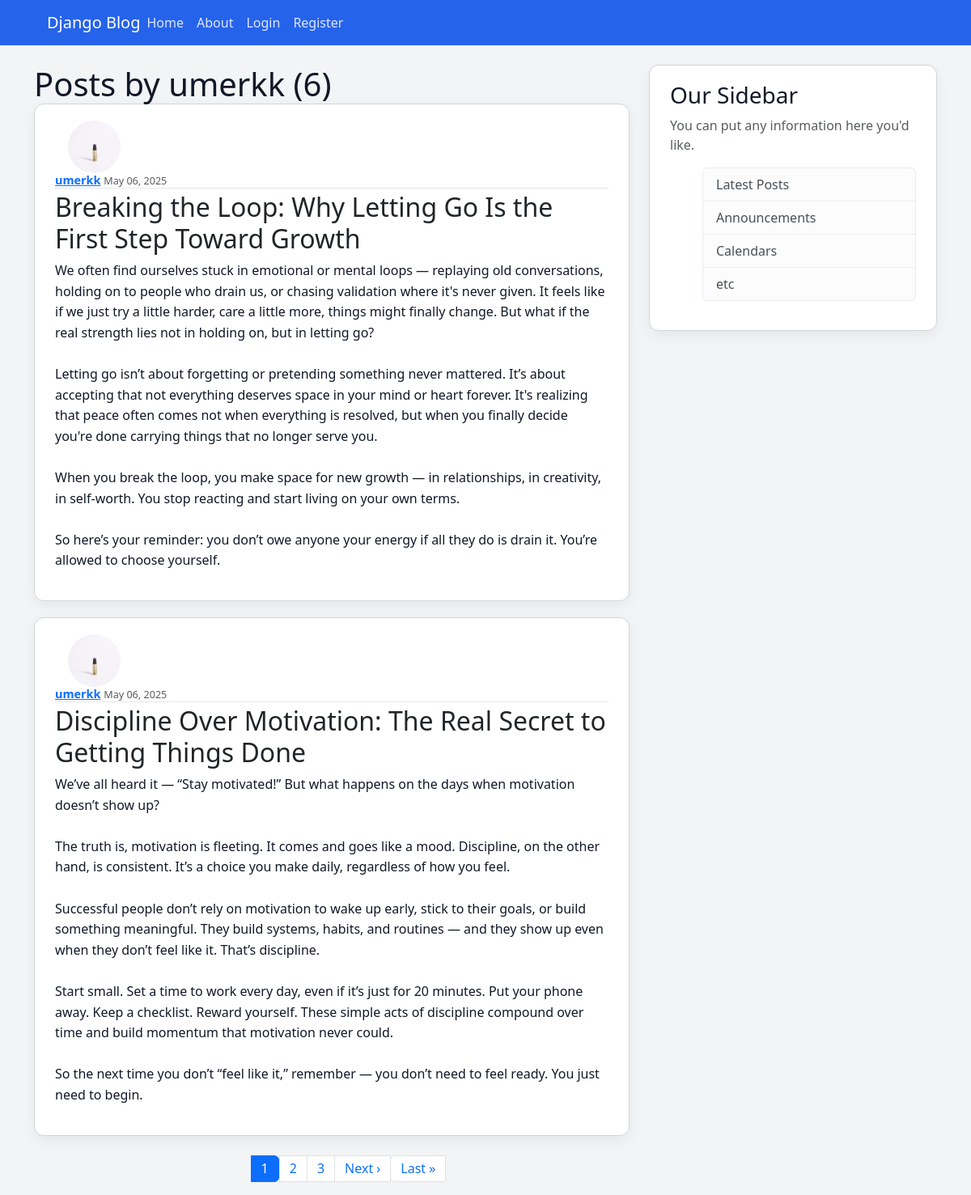
The app's page /blog/user/umerkk with its own data.
### blog/models.py (models this page shows, shortened)
class Post(models.Model):
    title=models.CharField(max_length=100)
    content=models.TextField()
    date_posted=models.DateTimeField(default=timezone.now)
    author=models.ForeignKey(User, on_delete=models.CASCADE)

### users/models.py (models this page shows, shortened)
class Profile(models.Model):
    user= models.OneToOneField(User, on_delete=models.CASCADE)
    image= models.ImageField(default='default.jpg', upload_to='profile_pics')

### blog/views.py (the view)
# urls.py: path('user/<str:username>', UserPostListView.as_view(), name='user-post'),
class UserPostListView(ListView):
    model= Post
    template_name= 'blog/user_posts.html'
    context_object_name= 'posts'
    paginate_by= 2
    def get_queryset(self):
        user= get_object_or_404(User, username=self.kwargs.get('username'))
        return Post.objects.filter(author=user).order_by('-date_posted')

### blog/templates/blog/user_posts.html (shortened to what this page needs)
{% extends "blog/base.html" %}
{% block abs %}
  <h1> Posts by {{ view.kwargs.username }} ({{page_obj.paginator.count}})
  {% for post in posts %}
    <article class="media content-section">
      <img class="rounded-circle article-img me-3" src="{{ post.author.profile.image.url }}">
      <div class="media-body">
        <div class="article-metadata">
          <a class="mr-2 fw-bold" href="{% url 'user-post' post.author.username%}">{{ post.author }}</a>
          <small class="text-muted">{{ post.date_posted|date:"F d, Y" }}</small>
        </div>
        <h2>
          <a class="article-title text-dark text-decoration-none" href="{% url 'post-detail' post.id %}">
            {{ post.title }}
          </a>
        </h2>
        <p class="article-content">{{ post.content }}</p>
      </div>
    </article>
  {% endfor %}
  {% if is_paginated %}
    <nav aria-label="Page navigation">
      <ul class="pagination justify-content-center mt-4">
        {% for num in page_obj.paginator.page_range %}
          {% if num > page_obj.number|add:'-3' and num < page_obj.number|add:'3' %}
            {% if page_obj.number == num %}
              <li class="page-item active" aria-current="page">
                <span class="page-link">{{ num }}</span>
              </li>
            {% else %}
              <li class="page-item">
                <a class="page-link" href="?page={{ num }}">{{ num }}</a>
              </li>
            {% endif %}
          {% endif %}
        {% endfor %}
        {% if page_obj.has_next %}
          <li class="page-item">
            <a class="page-link" href="?page={{ page_obj.next_page_number }}">Next ›</a>
          </li>
          <li class="page-item">
            <a class="page-link" href="?page={{ page_obj.paginator.num_pages }}">Last &raquo;</a>
          </li>
        {% endif %}
      </ul>
    </nav>
  {% endif %}
{% endblock abs %}

### blog/static/blog/main.css (style rules this page uses)
body { background: #f3f4f6; color: #1f2937; margin-top: 5rem; font-family: 'Segoe UI', sans-serif; }
h1, h2, h3, h4, h5, h6 { color: #111827; }
.content-section { background: #ffffff; padding: 20px 25px; border: 1px solid #d1d5db; border-radius: 12px; margin-bottom: 20px; box-shadow: 0 6px 18px rgba(0, 0, 0, 0.06); }
.article-title { color: #1e40af; font-weight: 500; }
.article-content { white-space: pre-line; font-size: 1rem; line-height: 1.6; }
.article-img { height: 65px; width: 65px; margin-right: 16px; border-radius: 8px; }
.article-metadata { padding-bottom: 1px; margin-bottom: 4px; border-bottom: 1px solid #e5e7eb; font-size: 0.9rem; color: #6b7280; }

### records on screen
Post: author.profile.image (picture), author "umerkk", date_posted "May 06, 2025", title "Breaking the Loop: Why Letting Go Is the First Step Toward Growth", content "We often find ourselves stuck in emotional or mental loops — replaying old conversations, holding on to people who drain us, or chasing validation where it's never given. It feels like if we just try a little harder, care a little more, things might finally change. But what if the real strength lies not in holding on, but in letting go? Letting go isn’t about forgetting or pretending something never mattered. It’s about accepting that not everything deserves space in your mind or heart forever. It's realizing that peace often comes not when everything is resolved, but when you finally decide you're done carrying things that no longer serve you. When you break the loop, you make space for…"
Post: author.profile.image (picture), author "umerkk", date_posted "May 06, 2025", title "Discipline Over Motivation: The Real Secret to Getting Things Done", content "We’ve all heard it — “Stay motivated!” But what happens on the days when motivation doesn’t show up? The truth is, motivation is fleeting. It comes and goes like a mood. Discipline, on the other hand, is consistent. It’s a choice you make daily, regardless of how you feel. Successful people don’t rely on motivation to wake up early, stick to their goals, or build something meaningful. They build systems, habits, and routines — and they show up even when they don’t feel like it. That’s discipline. Start small. Set a time to work every day, even if it’s just for 20 minutes. Put your phone away. Keep a checklist. Reward yourself. These simple acts of discipline compound over time and build…"

### other values on screen
{{ view.kwargs.username }} "umerkk"
{{ page_obj.paginator.count }} "6"
{{ num }} "1"
{{ num }} "2" "3"
